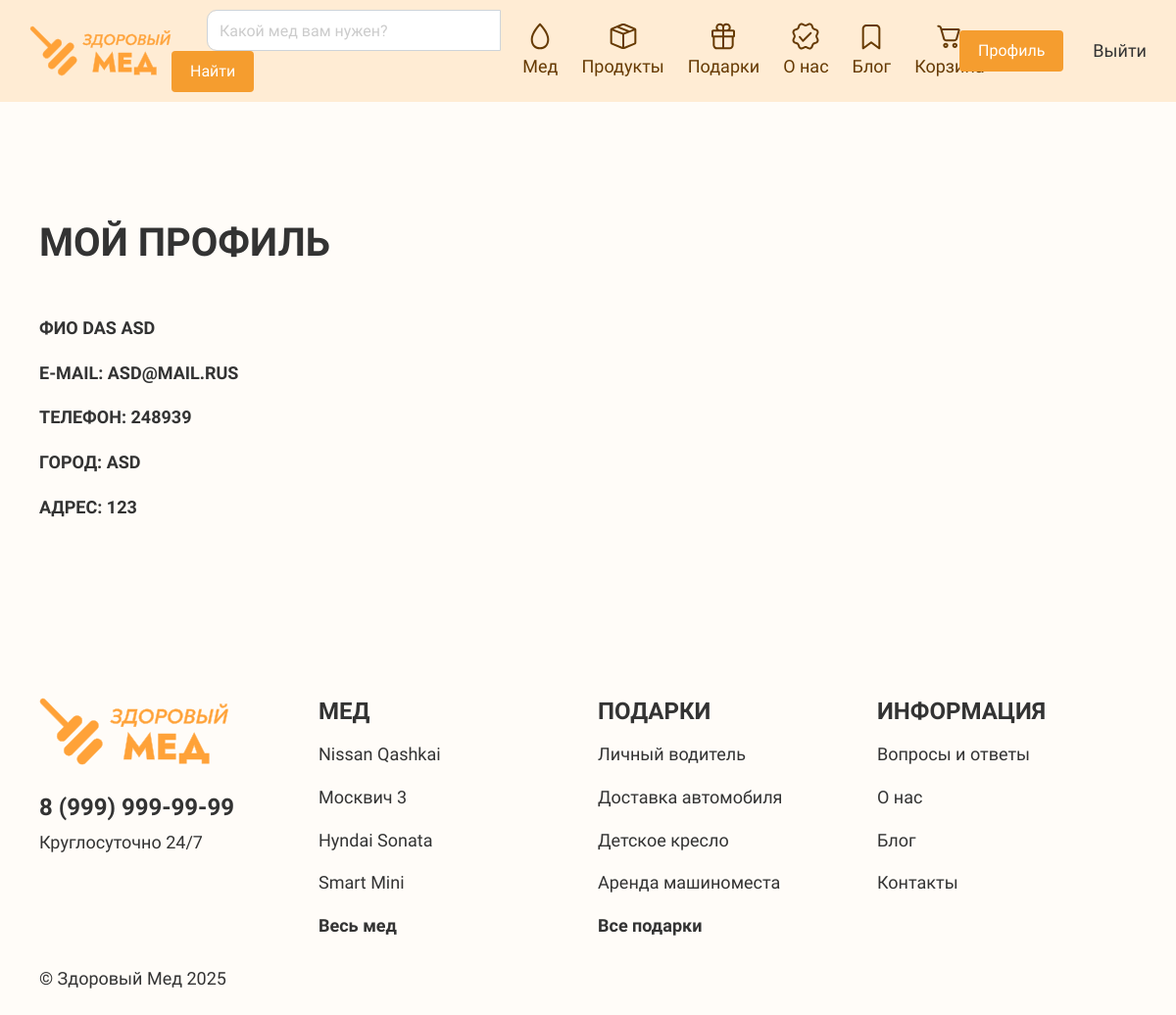
Before: /profile.php (signed in) with the older database file.
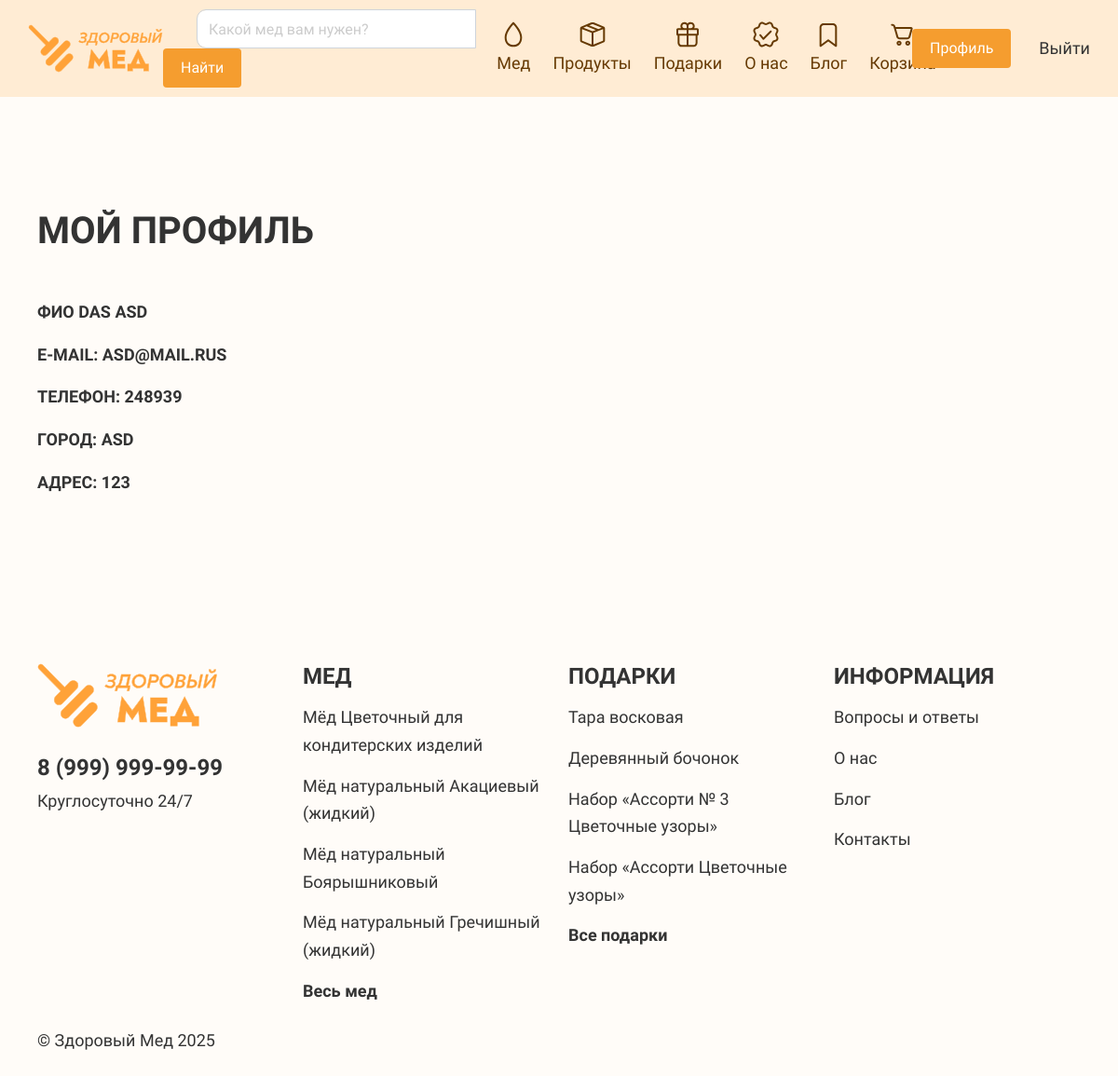
After: the same page with the newer database file.
### tables this page shows
CREATE TABLE `user_info` (
  `user_id` int NOT NULL,
  `first_name` varchar(100) NOT NULL,
  `last_name` varchar(100) NOT NULL,
  `email` varchar(300) NOT NULL,
  `password` varchar(300) NOT NULL,
  `mobile` varchar(10) NOT NULL,
  `address1` varchar(300) NOT NULL,
  `address2` varchar(300) NOT NULL
);

CREATE TABLE `products` (
  `product_id` int NOT NULL,
  `product_cat` int NOT NULL,
  `product_brand` int NOT NULL,
  `product_title` varchar(255) NOT NULL,
  `product_price` int NOT NULL,
  `product_desc` mediumtext NOT NULL,
  `product_image` mediumtext NOT NULL,
  `product_keywords` mediumtext NOT NULL
);

### profile.php (the view, shortened to what this page needs)
<?php
include "header.php";
?>
<section class="section">
<div class="container">
    <div class="row">
			<div class="col-12">
				<h1>Мой профиль</h1>
				<?php
												$user_id = $_SESSION["uid"];
												$result = mysqli_query($con, "SELECT * FROM user_info WHERE user_id = '$user_id'");
                        while($row=
                        mysqli_fetch_array($result))
                        {
                        ?>
                          <div class="three mt-5">ФИО <?php echo ucwords($row['first_name'].' '.$row['last_name']) ?></td>
                          <div class="three mt-3">E-mail: <?php echo $row['email'] ?></div>
													<div class="three mt-3">Телефон: <?php echo $row['mobile'] ?></div>
													<div class="three mt-3">Город: <?php echo $row['address1'] ?></div>
													<div class="three mt-3">Адрес: <?php echo $row['address2'] ?></div>
                        <?php
                        }
                        ?>
			</div>
		</div>
</div>
</section>
<?php
include "footer.php";
?>

### footer.php (shortened to what this page needs)
<footer>
	<div class="container">
		<div class="row gy-4">
			<div class="col-lg-3">
				<a href="/" class="logo">
				</a>
				<div class="mt-4">
					<a href="tel:89999999999" class="tel">8 (999) 999-99-99</a>
					<p>Круглосуточно 24/7</p>
				</div>
			</div>
			<div class="col-lg-3">
				<h4>Мед</h4>
				<nav>
					<?php
					 include "db.php";
$category_query = "SELECT * FROM products WHERE product_cat = '6'";
$run_query = mysqli_query($con, $category_query);
if(mysqli_num_rows($run_query) > 0) {
    echo "<ul>";
    while($row = mysqli_fetch_array($run_query)) {
        echo "<li><a href='/product.php?p=".$row['product_id'] ."'>" . $row['product_title'] . "</a></li>";
    }
    echo "<li><a href='/store.php?filter=Мед' class='bold'>Весь мед</a></li>";
    echo "</ul>";
} else {
    echo "No categories found";
}
?>
				</nav>
			</div>
			<div class="col-lg-3">
				<h4>Подарки</h4>
				<nav>
				<?php
$category_query = "SELECT * FROM products WHERE product_cat = '7'";
$run_query = mysqli_query($con, $category_query);
if(mysqli_num_rows($run_query) > 0) {
    echo "<ul>";
    while($row = mysqli_fetch_array($run_query)) {
        echo "<li><a href='/product.php?p=".$row['product_id'] ."'>" . $row['product_title'] . "</a></li>";
    }
    echo "<li><a href='/store.php?filter=Подарки' class='bold'>Все подарки</a></li>";
    echo "</ul>";
} else {
    echo "No categories found";
}
?>
				</nav>
			</div>
			<div class="col-lg-3">
				<h4>Информация</h4>
				<nav>
					<ul>
						<li><a href="/information/faq.php">Вопросы и ответы</a></li>
						<li><a  href="/information/about.php">О нас</a></li>
						<li><a  href="/information/blog.php">Блог</a></li>
						<li><a href="/information/contacts.php">Контакты</a></li>
					</ul>
				</nav>
			</div>
			<div class="col-12">
				<p class="mb-0">© Здоровый Мед 2025</p>
			</div>
		</div>
	</div>
</footer>

Changed rows visible on the page:
removed products: product_title "Nissan Qashkai", shown under "МЕД"
removed products: product_title "Москвич 3", shown under "МЕД"
removed products: product_title "Hyndai Sonata", shown under "МЕД"
removed products: product_title "Smart Mini", shown under "МЕД"
removed products: product_title "Личный водитель", shown under "ПОДАРКИ"
no longer on this page (row edited): products: product_title "Доставка автомобиля", shown under "ПОДАРКИ"
no longer on this page (row edited): products: product_title "Детское кресло", shown under "ПОДАРКИ"
no longer on this page (row edited): products: product_title "Аренда машиноместа", shown under "ПОДАРКИ"
added products: product_title "Мёд Цветочный для кондитерских изделий", shown under "МЕД"
added products: product_title "Мёд натуральный Акациевый (жидкий)", shown under "МЕД"
added products: product_title "Мёд натуральный Боярышниковый", shown under "МЕД"
added products: product_title "Мёд натуральный Гречишный (жидкий)", shown under "МЕД"
added products: product_title "Тара восковая", shown under "ПОДАРКИ"
now on this page (row edited): products: product_title "Деревянный бочонок", shown under "ПОДАРКИ"
now on this page (row edited): products: product_title "Набор «Ассорти № 3 Цветочные узоры»", shown under "ПОДАРКИ"
now on this page (row edited): products: product_title "Набор «Ассорти Цветочные узоры»", shown under "ПОДАРКИ"
